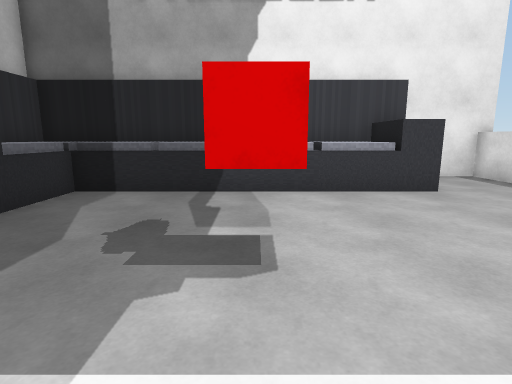
view 1 (above)

16 first-person views from a walk through a scene from a Unity 3-D project. The camera is 1.3 m above the floor, tilts 10° down and sees 80° across. The floor is counted in squares, 1 m on a side. Each view is taken from the middle of a square. On the plan, view 1 faces up. The plan holds only what a view shows up to about 14 squares ahead; the rest is blank. Some surface patterns are stand-ins.

view 2
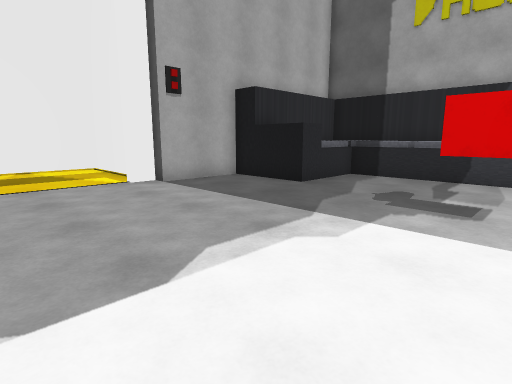

view 3
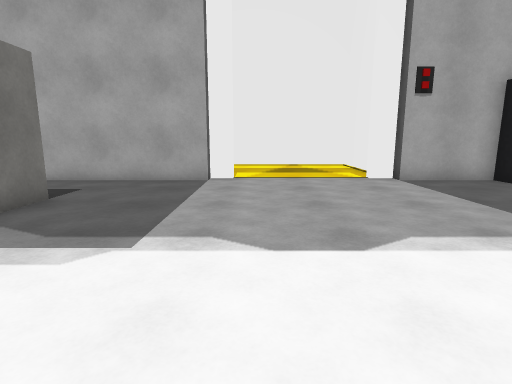

view 4
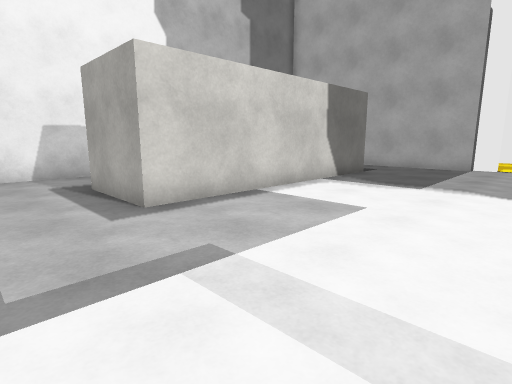

view 5
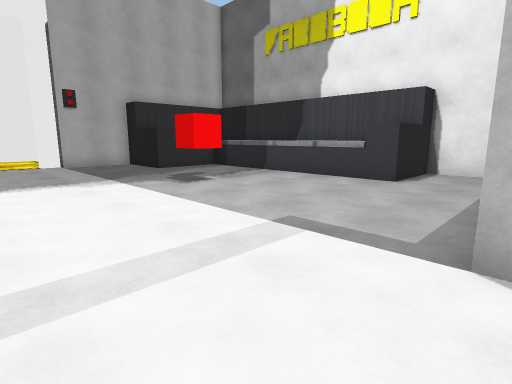

view 6
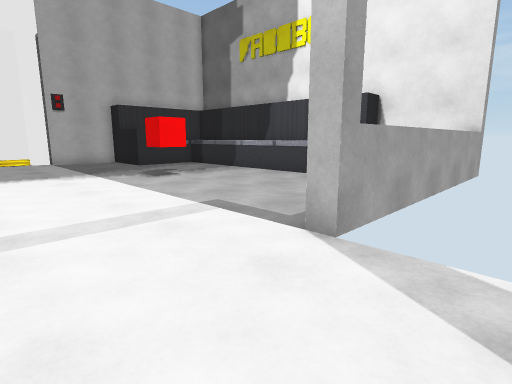

view 7
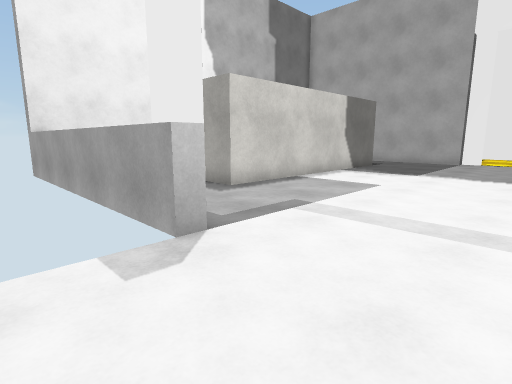

view 8
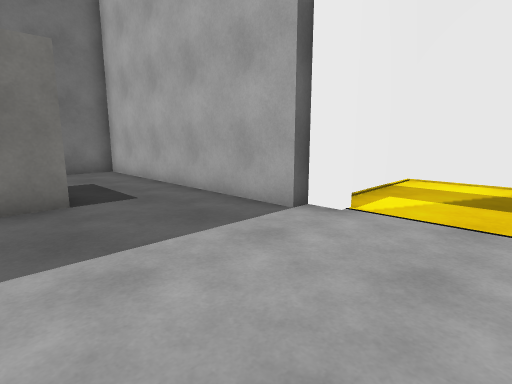

view 9
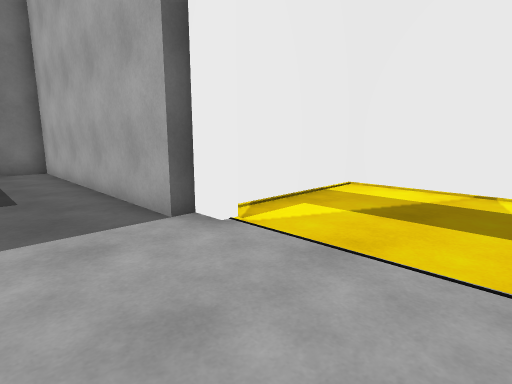

view 10
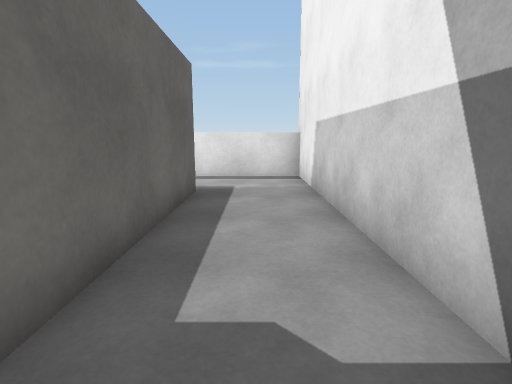

view 11
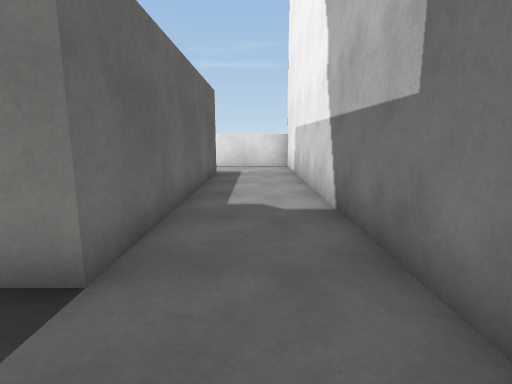

view 12
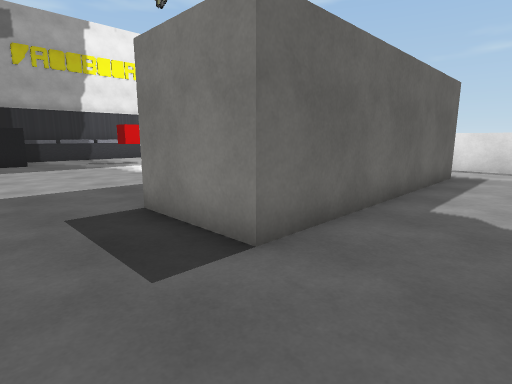

view 13
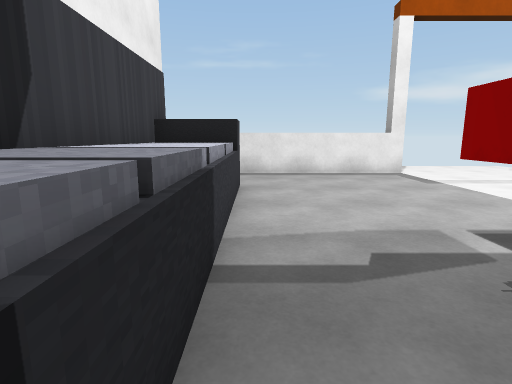

view 14
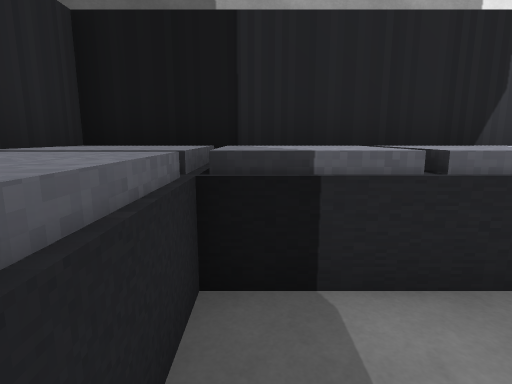

view 15
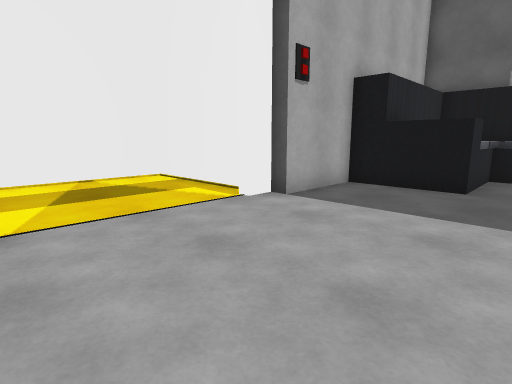

view 16
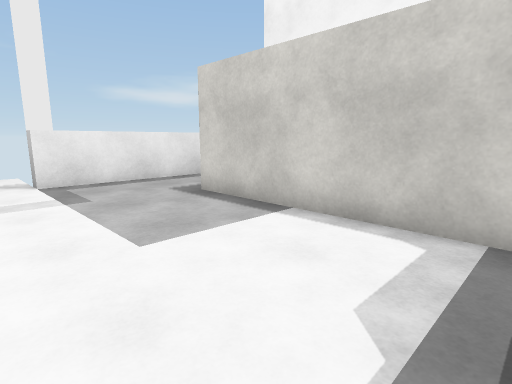

### Floor plan
Key: @ floor where view 1 was taken; # wall or solid block; . floor; ^ raised ledge; O other object.
Columns run from 14 left of view 1 to 10 right of it. Each row starts with its distance up from view 1.
 11                   #####
 10        ############...#
  9        #^^^^^^^^^^#...#
  8        #^^^^^^^^^^#...#
  7         ^^............#
  6          ^............#
  5       ####............#
  4       #.......O.......#
  3       #.......O.......#
  2 #######...............#
  1 #.....#..................
  0 #.............@..........
 -1 #........................
 -2 #........................
 -3 #........................
 -4 #.....#..................
 -5 #######...............#
 -6       #...............#
 -7       #...............#
 -8       #...#########...#
 -9       #...#########...#
-10       #...#########...#
-11       #...............#
-12       #...............#
-13       #...............#
-14       #################

Positions as (right, up) in squares from view 1, and headings:
1: (0, 0), facing up
2: (1, -3), facing up-left
3: (2, -3), facing left
4: (7, -2), facing down-left
5: (8, -2), facing up-left
6: (10, -2), facing up-left
7: (10, -1), facing down-left
8: (-3, -1), facing down-left
9: (-5, 0), facing down-left
10: (-3, -12), facing right
11: (-7, -12), facing right
12: (-7, -13), facing up-right
13: (-4, 7), facing right
14: (-4, 5), facing up
15: (-3, -4), facing up-left
16: (-2, -3), facing down-right
